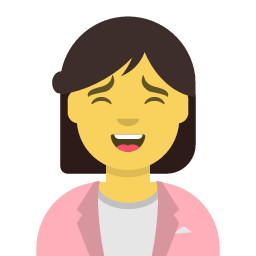
#> input picture assets/character.png, 256 x 256 px
$ python frequency_optimize.py ../assets/character.png out.png
#> lines starting #> are read from the running program, lines starting #| are printed output that depends on the picture
#!/usr/bin/env python3
"""
frequency_optimize.py - 频域优化模块

基于《AI 图片识别技术深度研究报告》实现频域反检测技术。
频域分析是最有效的 AI 图片检测方法 (92% 准确率)，本模块通过频域优化来对抗检测。

功能：
1. 频谱平滑 - 消除 AI 生成的周期性伪影
2. 1/f 噪声注入 - 模拟自然场景的频谱特性
3. 频域增强 - 综合频域优化

技术原理：
- AI 生成图像在频域有独特的频谱模式（周期性伪影）
- 真实图像的频谱遵循 1/f 分布（自然场景统计特性）
- 通过平滑频谱和注入 1/f 噪声，让 AI 图更接近真实图像的频谱特性

使用方式：
    from frequency_optimize import frequency_domain_enhance
    frequency_domain_enhance('input.jpg', config)
"""

import os
import numpy as np
from pathlib import Path
from typing import Optional, Dict, Tuple
import logging

logging.basicConfig(level=logging.INFO, format='%(levelname)s: %(message)s')
logger = logging.getLogger(__name__)


def check_dependencies():
    """检查依赖是否安装"""
    deps = {
        'PIL': 'pillow',
        'numpy': 'numpy',
        'scipy': 'scipy',
    }
    missing = []
    for module, package in deps.items():
        try:
            __import__(module)
        except ImportError:
            missing.append(package)

    if missing:
        logger.warning(f"⚠️ 缺少依赖：{', '.join(missing)}")
        logger.warning(f"💡 请运行：pip3 install {' '.join(missing)}")
        return False
    return True


def fft2(image_array: np.ndarray) -> np.ndarray:
    """2D 快速傅里叶变换"""
    from scipy import fftpack
    return fftpack.fft2(image_array)


def ifft2(spectrum: np.ndarray) -> np.ndarray:
    """2D 逆快速傅里叶变换"""
    from scipy import fftpack
    return np.real(fftpack.ifft2(spectrum))


def fftshift(spectrum: np.ndarray) -> np.ndarray:
    """频谱中心化"""
    from scipy import fftpack
    return fftpack.fftshift(spectrum)


def ifftshift(spectrum: np.ndarray) -> np.ndarray:
    """频谱反中心化"""
    from scipy import fftpack
    return fftpack.ifftshift(spectrum)


def spectral_smoothing(image_path: str, sigma: float = 0.5) -> str:
    """
    频谱平滑 - 消除 AI 生成的周期性伪影

    技术原理：
    - AI 生成图像在频域常有网格状/周期性伪影
    - 通过高斯滤波器平滑频谱，消除这些伪影
    - 保持低频信息（图像主要内容），平滑高频（伪影区域）

    Args:
        image_path: 输入图片路径
        sigma: 高斯滤波器 sigma 值 (0.3-0.8 推荐)
               越大平滑越强，但可能损失细节

    Returns:
        输出图片路径
    """
    try:
        from PIL import Image
        from scipy.ndimage import gaussian_filter

        # 读取图片
        img = Image.open(image_path).convert('L')
        img_array = np.array(img, dtype=np.float32)

        # FFT 变换
        spectrum = fft2(img_array)
        spectrum_shifted = fftshift(spectrum)

        # 计算频谱幅度
        magnitude = np.abs(spectrum_shifted)
        phase = np.angle(spectrum_shifted)

        # 高斯平滑频谱幅度
        smoothed_magnitude = gaussian_filter(magnitude, sigma=sigma)

        # 重建频谱
        smoothed_spectrum = smoothed_magnitude * np.exp(1j * phase)
        smoothed_spectrum_unshifted = ifftshift(smoothed_spectrum)

        # 逆 FFT
        result = ifft2(smoothed_spectrum_unshifted)

        # 裁剪到有效范围
        result = np.clip(result, 0, 255).astype(np.uint8)

        # 保存结果
        output_path = image_path.rsplit('.', 1)[0] + '_spectral.jpg'
        result_img = Image.fromarray(result)
        result_img.save(output_path, 'JPEG', quality=95)

        logger.info(f"✅ 频谱平滑完成 (sigma={sigma})")
        return output_path

    except Exception as e:
        logger.error(f"❌ 频谱平滑失败：{e}")
        return image_path


def add_natural_spectrum(image_path: str, strength: float = 0.15) -> str:
    """
    添加 1/f 自然频谱噪声

    技术原理：
    - 真实自然图像的频谱遵循 1/f 分布（pink noise 特性）
    - AI 生成图像的频谱分布与真实图像有显著差异
    - 注入符合 1/f 分布的噪声，让 AI 图频谱更接近真实图像

    Args:
        image_path: 输入图片路径
        strength: 噪声强度 (0.1-0.3 推荐)
                  越大越接近真实频谱，但可能引入可见噪声

    Returns:
        输出图片路径
    """
    try:
        from PIL import Image

        # 读取图片
        img = Image.open(image_path).convert('L')
        img_array = np.array(img, dtype=np.float32)
        h, w = img_array.shape

        # FFT 变换
        spectrum = fft2(img_array)
        spectrum_shifted = fftshift(spectrum)

        # 生成 1/f 噪声频谱
        # 1/f 噪声：功率谱密度与频率成反比
        u = np.fft.fftfreq(h)
        v = np.fft.fftfreq(w)
        U, V = np.meshgrid(v, u)
        freq = np.sqrt(U**2 + V**2)

        # 避免除零
        freq[freq == 0] = 1

        # 1/f 频谱
        natural_spectrum = 1.0 / np.sqrt(freq + 1e-10)

        # 归一化
        natural_spectrum = natural_spectrum / np.max(natural_spectrum)

        # 生成随机相位
        random_phase = np.exp(1j * 2 * np.pi * np.random.random((h, w)))

        # 合成 1/f 噪声（修复版：使用更合理的强度计算）
        # 使用频谱的 RMS 值而非最大值，避免噪声过强
        spectrum_rms = np.sqrt(np.mean(np.abs(spectrum_shifted) ** 2))
        noise_spectrum = natural_spectrum * random_phase * strength * spectrum_rms * 0.1

        # 添加到原频谱（使用更温和的混合方式）
        combined_spectrum = spectrum_shifted * (1 - strength * 0.5) + noise_spectrum

        # 逆 FFT
        combined_spectrum_unshifted = ifftshift(combined_spectrum)
        result = ifft2(combined_spectrum_unshifted)

        # 裁剪到有效范围
        result = np.clip(result, 0, 255).astype(np.uint8)

        # 保存结果
        output_path = image_path.rsplit('.', 1)[0] + '_natural_spec.jpg'
        result_img = Image.fromarray(result)
        result_img.save(output_path, 'JPEG', quality=95)

        logger.info(f"✅ 1/f 自然频谱噪声添加完成 (strength={strength})")
        return output_path

    except Exception as e:
        logger.error(f"❌ 1/f 自然频谱噪声添加失败：{e}")
        return image_path


def frequency_domain_enhance(image_path: str, config: Optional[Dict] = None) -> str:
    """
    频域增强主函数

    完整流程：
    1. 频谱平滑（消除周期性伪影）
    2. 1/f 噪声注入（模拟自然频谱）
    3. 融合输出

    Args:
        image_path: 输入图片路径
        config: 配置字典
            - spectral_sigma: 频谱平滑 sigma (默认 0.5)
            - natural_spectrum_strength: 1/f 噪声强度 (默认 0.15)
            - enable_spectral_smoothing: 是否启用频谱平滑 (默认 True)
            - enable_natural_spectrum: 是否启用 1/f 噪声 (默认 True)

    Returns:
        输出图片路径
    """
    # 默认配置
    default_config = {
        'spectral_sigma': 0.5,
        'natural_spectrum_strength': 0.15,
        'enable_spectral_smoothing': True,
        'enable_natural_spectrum': True,
    }

    # 合并配置（支持环境变量覆盖）
    config = {**default_config, **(config or {})}
    config['spectral_sigma'] = float(os.environ.get('XIAOROU_SPECTRAL_SIGMA', config['spectral_sigma']))
    config['natural_spectrum_strength'] = float(os.environ.get('XIAOROU_NATURAL_SPECTRUM_STRENGTH', config['natural_spectrum_strength']))

    # 检查依赖
    if not check_dependencies():
        logger.warning("⚠️ 依赖缺失，跳过频域优化")
        return image_path

    try:
        from PIL import Image

        current_path = image_path

        # 步骤 1: 频谱平滑
        if config.get('enable_spectral_smoothing', True):
            current_path = spectral_smoothing(current_path, sigma=config['spectral_sigma'])

        # 步骤 2: 1/f 自然频谱噪声
        if config.get('enable_natural_spectrum', True):
            current_path = add_natural_spectrum(current_path, strength=config['natural_spectrum_strength'])

        logger.info(f"✅ 频域增强完成：{current_path}")
        return current_path

    except Exception as e:
        logger.error(f"❌ 频域增强失败：{e}")
        return image_path


def analyze_frequency_characteristics(image_path: str) -> Dict:
    """
    分析图像的频域特征（用于调试和验证）

    Args:
        image_path: 输入图片路径

    Returns:
        频域特征字典
    """
    try:
        from PIL import Image

        img = Image.open(image_path).convert('L')
        img_array = np.array(img, dtype=np.float32)

        # FFT 变换
        spectrum = fft2(img_array)
        spectrum_shifted = fftshift(spectrum)
        magnitude = np.abs(spectrum_shifted)

        # 计算径向分布
        h, w = magnitude.shape
        center_h, center_w = h // 2, w // 2
        u = np.fft.fftfreq(h)
        v = np.fft.fftfreq(w)
        U, V = np.meshgrid(v, u)
        freq_radius = np.sqrt(U**2 + V**2)

        # 分频段计算能量
        low_freq_mask = freq_radius < 0.1
        mid_freq_mask = (freq_radius >= 0.1) & (freq_radius < 0.3)
        high_freq_mask = freq_radius >= 0.3

        low_energy = np.sum(magnitude[low_freq_mask])
        mid_energy = np.sum(magnitude[mid_freq_mask])
        high_energy = np.sum(magnitude[high_freq_mask])
        total_energy = low_energy + mid_energy + high_energy

        # 计算 1/f 拟合度
        # 真实图像的频谱应该接近 1/f 分布
        freq_nonzero = freq_radius[freq_radius > 0]
        mag_nonzero = magnitude[freq_radius > 0]

        # 对数空间的线性拟合
        log_freq = np.log(freq_nonzero + 1e-10)
        log_mag = np.log(mag_nonzero + 1e-10)

        # 简单拟合
        slope, _ = np.polyfit(log_freq, log_mag, 1)

        return {
            'low_freq_ratio': low_energy / total_energy,
            'mid_freq_ratio': mid_energy / total_energy,
            'high_freq_ratio': high_energy / total_energy,
            'spectral_slope': slope,  # 真实图像应该接近 -1 (1/f)
            'total_energy': total_energy,
        }

    except Exception as e:
        logger.error(f"❌ 频域分析失败：{e}")
        return {}


if __name__ == '__main__':
    import sys

    if len(sys.argv) < 2:
        print("用法：python3 frequency_optimize.py <图片路径> [输出路径]")
        print("示例：python3 frequency_optimize.py input.jpg output.jpg")
        sys.exit(1)

    input_path = sys.argv[1]
    output_path = sys.argv[2] if len(sys.argv) > 2 else None

    # 分析原始特征
    print("\n📊 原始图像频域特征:")
    features = analyze_frequency_characteristics(input_path)
#> in analyze_frequency_characteristics, `img = Image.open(image_path).convert('L')`:
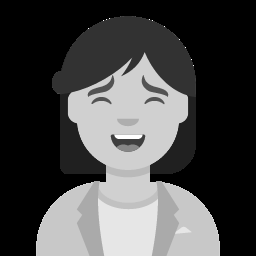
#> img: PIL image 256x256 L; min 0, max 255, mean 72
#> in analyze_frequency_characteristics, `low_energy = np.sum(magnitude[low_freq_mask])`: low_energy = 2967303
#> in analyze_frequency_characteristics, `mid_energy = np.sum(magnitude[mid_freq_mask])`: mid_energy = 25855850
#> in analyze_frequency_characteristics, `high_energy = np.sum(magnitude[high_freq_mask])`: high_energy = 254117488
#> in analyze_frequency_characteristics, `total_energy = low_energy + mid_energy + high_energy`: total_energy = 282940640
#> in analyze_frequency_characteristics, `slope, _ = np.polyfit(log_freq, log_mag, 1)`: slope = 0.832
#> features = {'low_freq_ratio': 0.0105, 'mid_freq_ratio': 0.0914, 'high_freq_ratio': 0.898, 'spectral_slope': 0.832, 'total_energy': 282940640}
    for k, v in features.items():
        print(f"  {k}: {v:.4f}")
#> this loop made 5 passes
#> (k, v) on passes 1 to 5: ('low_freq_ratio', 0.0105), ('mid_freq_ratio', 0.0914), ('high_freq_ratio', 0.898), ('spectral_slope', 0.832), ('total_energy', 282940640)
#|   low_freq_ratio: 0.0105
#|   mid_freq_ratio: 0.0914
#|   high_freq_ratio: 0.8981
#|   spectral_slope: 0.8321
#|   total_energy: 282940640.0000

    # 频域增强
    print("\n🚀 开始频域优化...")
    result_path = frequency_domain_enhance(input_path)
#> in spectral_smoothing, `phase = np.angle(spectrum_shifted)`:
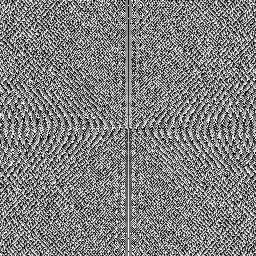
#> phase: shape (256, 256) float32; min -3.14, max 3.14, mean -9.59e-05; drawn with min black and max white
#> in ifft2, `return np.real(fftpack.ifft2(spectrum))`:
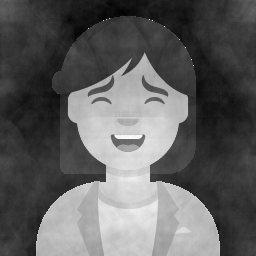
#> returned value: shape (256, 256) float32; min -63.02, max 252, mean 54.7; drawn with min black and max white
#> in spectral_smoothing, `result = np.clip(result, 0, 255).astype(np.uint8)`:
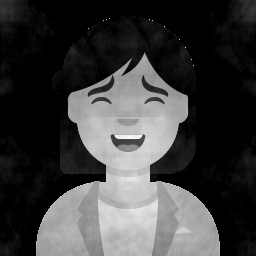
#> result: shape (256, 256); min 0, max 251, mean 60.3
#> in add_natural_spectrum, `spectrum_rms = np.sqrt(np.mean(np.abs(spectrum_shifted) ** 2))`: spectrum_rms = 25673.2
    print(f"✅ 输出：{result_path}")

    # 分析优化后特征
    print("\n📊 优化后图像频域特征:")
    features = analyze_frequency_characteristics(result_path)
#> features = {'low_freq_ratio': 0.0102, 'mid_freq_ratio': 0.0911, 'high_freq_ratio': 0.899, 'spectral_slope': 0.88, 'total_energy': 241991376}
    for k, v in features.items():
        print(f"  {k}: {v:.4f}")
#> this loop made 5 passes
#> (k, v) on passes 1 to 5: ('low_freq_ratio', 0.0102), ('mid_freq_ratio', 0.0911), ('high_freq_ratio', 0.899), ('spectral_slope', 0.88), ('total_energy', 241991376)
#|   low_freq_ratio: 0.0102
#|   mid_freq_ratio: 0.0911
#|   high_freq_ratio: 0.8987
#|   spectral_slope: 0.8804
#|   total_energy: 241991376.0000
